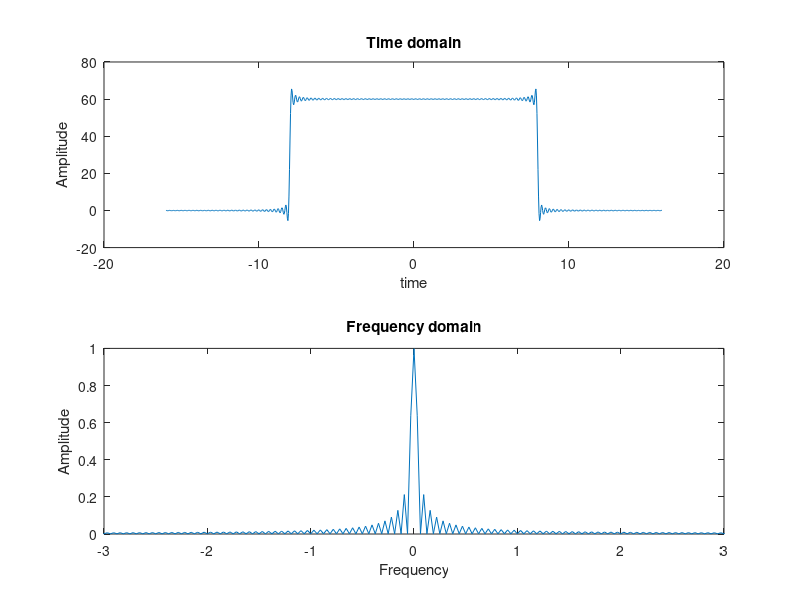

Reproduce this figure in MATLAB.
fs = 30;
f = 4;
F =-2*f: 1/fs :2*f
m_f = 2*rectpuls(F, 2*f);
T= 8
t =-2*T: 1/fs :2*T
m_t = 16*sinc(8*t);
y = rectpuls(t, 2*T);
convolution = conv(m_t,y , 'same');
subplot(2,1,1)
plot(t,convolution);
xlabel('time');
ylabel('Amplitude');
title('Time domain');
subplot(2,1,2)
N = length(convolution)
freq_axis = linspace(-fs/2,fs/2,N);
plot(freq_axis , abs(fftshift((fft(convolution)/fs)))/N);
xlabel('Frequency');
ylabel('Amplitude');
title('Frequency domain');
xlim([-3 3]);

